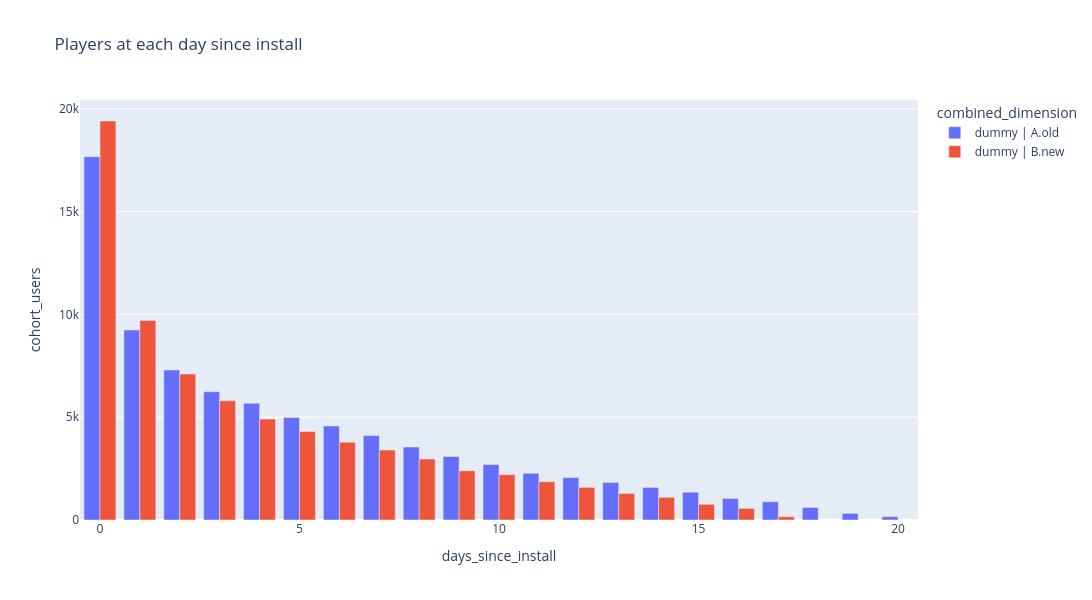

The code cell stored with this chart in its notebook:
### Code cell
# hide-output
fig = px.bar(pl_ftue_max_level_agg, 
              x='days_since_install', 
              y='cohort_users',
              color='combined_dimension',
              title='Players at each day since install',
              width=1200,
              height=600,
              barmode='group',
              hover_data={'weighted_avg_max_level': True, 'cohort_users': True},)

fig.show()

### Figure 1 — Plotly figure (JSON) as saved in the notebook; plotly's stock layout.template omitted (floating-point values rounded to 4 significant figures)
{"data": [{"alignmentgroup": "True", "customdata": [[3.622], [5.67], [7.065], [8.14], [9.056], [9.844], [10.44], [10.99], [11.63], [12.27], [12.93], [13.44], [13.99], [14.31], [14.74], [15.38], [16.04], [16.17], [16.09], [16.86], [17.05]], "hovertemplate": "combined_dimension=dummy | A.old<br>days_since_install=%{x}<br>cohort_users=%{y}<br>weighted_avg_max_level=%{customdata[0]}<extra></extra>", "legendgroup": "dummy | A.old", "marker": {"color": "#636efa", "pattern": {"shape": ""}}, "name": "dummy | A.old", "offsetgroup": "dummy | A.old", "orientation": "v", "showlegend": true, "textposition": "auto", "type": "bar", "x": [0, 1, 2, 3, 4, 5, 6, 7, 8, 9, 10, 11, 12, 13, 14, 15, 16, 17, 18, 19, 20], "xaxis": "x", "y": [17669, 9242, 7296, 6236, 5674, 4983, 4572, 4105, 3547, 3090, 2699, 2271, 2061, 1826, 1583, 1351, 1045, 888, 611, 322, 164], "yaxis": "y"}, {"alignmentgroup": "True", "customdata": [[3.655], [5.68], [7.079], [8.078], [8.984], [9.666], [10.33], [10.78], [11.42], [12.0], [12.4], [12.89], [13.33], [13.77], [13.96], [14.59], [15.33], [15.38]], "hovertemplate": "combined_dimension=dummy | B.new<br>days_since_install=%{x}<br>cohort_users=%{y}<br>weighted_avg_max_level=%{customdata[0]}<extra></extra>", "legendgroup": "dummy | B.new", "marker": {"color": "#EF553B", "pattern": {"shape": ""}}, "name": "dummy | B.new", "offsetgroup": "dummy | B.new", "orientation": "v", "showlegend": true, "textposition": "auto", "type": "bar", "x": [0, 1, 2, 3, 4, 5, 6, 7, 8, 9, 10, 11, 12, 13, 14, 15, 16, 17], "xaxis": "x", "y": [19404, 9707, 7097, 5794, 4906, 4305, 3786, 3403, 2964, 2394, 2204, 1861, 1586, 1293, 1100, 764, 565, 163], "yaxis": "y"}], "layout": {"barmode": "group", "height": 600, "legend": {"title": {"text": "combined_dimension"}, "tracegroupgap": 0}, "title": {"text": "Players at each day since install"}, "width": 1200, "xaxis": {"anchor": "y", "domain": [0, 1], "title": {"text": "days_since_install"}}, "yaxis": {"anchor": "x", "domain": [0, 1], "title": {"text": "cohort_users"}}}}
